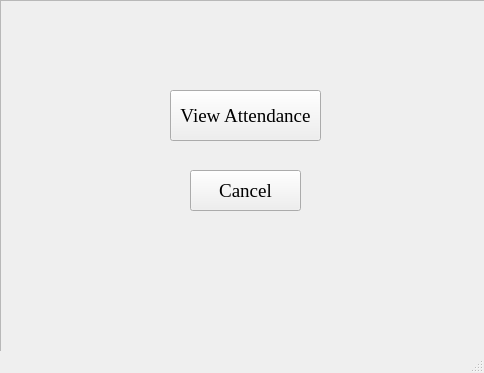
<?xml version="1.0" encoding="UTF-8"?>
<ui version="4.0">
 <class>MainWindow</class>
 <widget class="QMainWindow" name="MainWindow">
  <property name="geometry">
   <rect>
    <x>0</x>
    <y>0</y>
    <width>484</width>
    <height>373</height>
   </rect>
  </property>
  <property name="windowTitle">
   <string>Attendance Management System</string>
  </property>
  <widget class="QWidget" name="centralwidget">
   <widget class="QFrame" name="frame">
    <property name="geometry">
     <rect>
      <x>0</x>
      <y>0</y>
      <width>491</width>
      <height>371</height>
     </rect>
    </property>
    <property name="frameShape">
     <enum>QFrame::StyledPanel</enum>
    </property>
    <property name="frameShadow">
     <enum>QFrame::Raised</enum>
    </property>
    <widget class="QPushButton" name="pushButton">
     <property name="geometry">
      <rect>
       <x>170</x>
       <y>90</y>
       <width>151</width>
       <height>51</height>
      </rect>
     </property>
     <property name="font">
      <font>
       <family>Times New Roman</family>
       <pointsize>14</pointsize>
      </font>
     </property>
     <property name="text">
      <string>View Attendance</string>
     </property>
    </widget>
    <widget class="QPushButton" name="pushButton_2">
     <property name="geometry">
      <rect>
       <x>190</x>
       <y>170</y>
       <width>111</width>
       <height>41</height>
      </rect>
     </property>
     <property name="font">
      <font>
       <family>Times New Roman</family>
       <pointsize>14</pointsize>
      </font>
     </property>
     <property name="text">
      <string>Cancel</string>
     </property>
    </widget>
   </widget>
  </widget>
  <widget class="QStatusBar" name="statusbar"/>
 </widget>
 <resources/>
 <connections/>
</ui>
